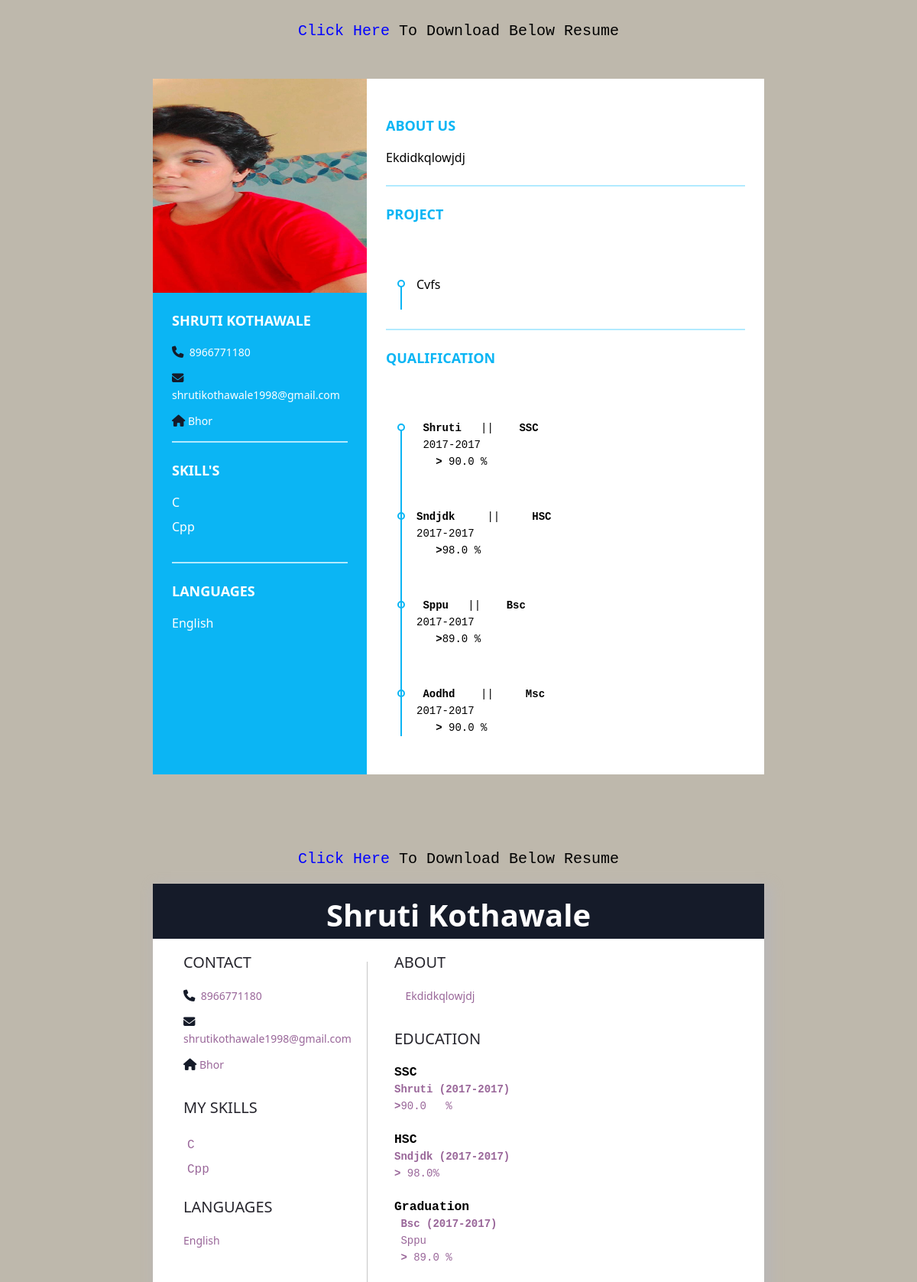
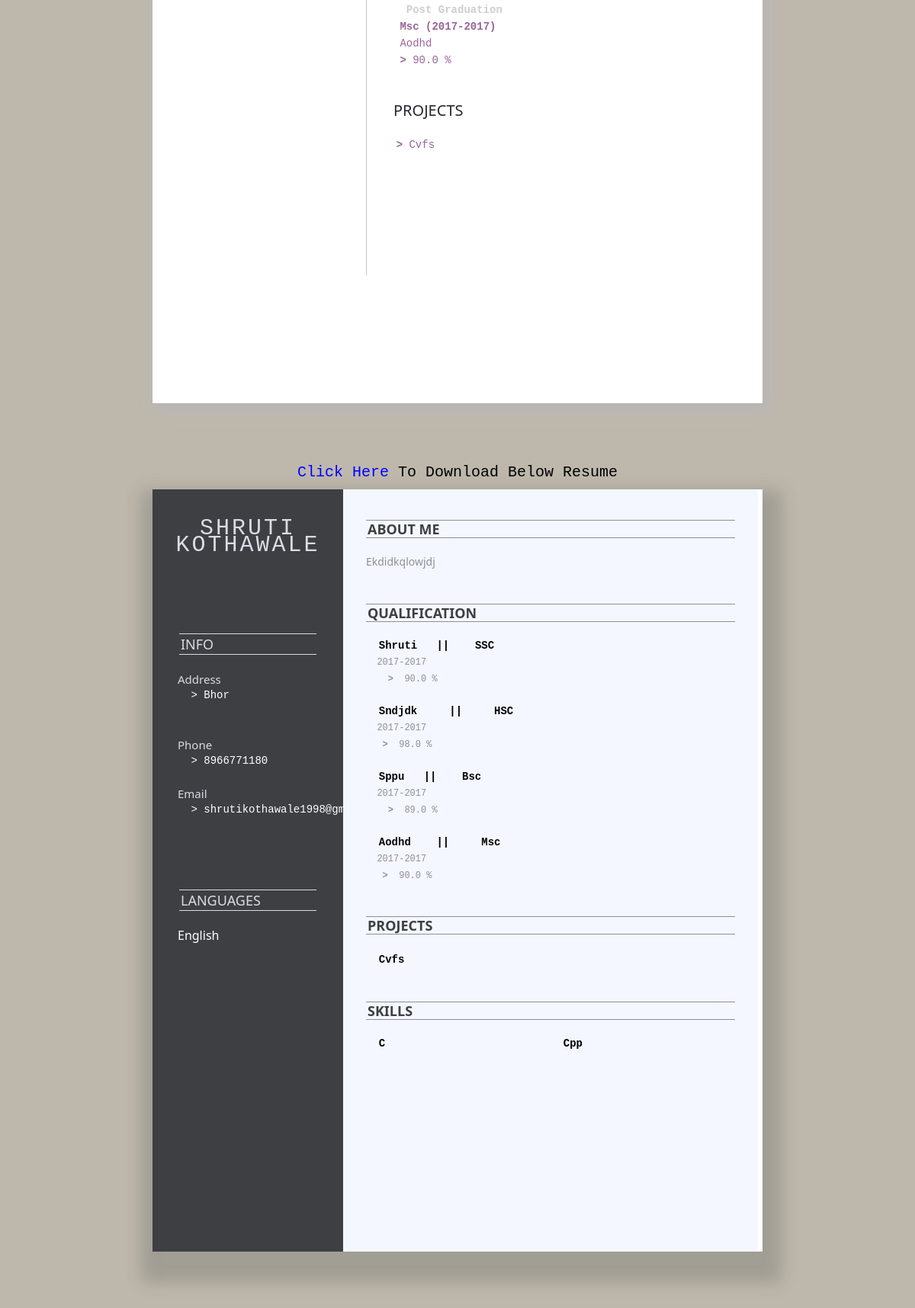
The app's page /Shruti Kothawale (upper part) with its own data (2 pictures, top to bottom).
### models.py (models this page shows, shortened)
class User(Base):
    __tablename__ = 'user'
    id = Column(Integer, primary_key=True, autoincrement=True)
    chat_id = Column(Integer, nullable=False, unique=True)
    name = Column(String(255), nullable=False)
    gender = Column(String(255), nullable=False)
    email_id = Column(String(255), nullable=False, unique=True)
    phone_no = Column(Integer, nullable=False)
    address = Column(String(255), nullable=False)
    school_10th = Column(String(255), nullable=False)
    year_10th = Column(String(255), nullable=False)
    percent_10th = Column(Float, nullable=False)
    college_12th = Column(String(255), nullable=False)
    year_12th = Column(String(255), nullable=False)
    percent_12th = Column(Float, nullable=False)
    diploma_university_name = Column(String(255), nullable=True)
    diploma_cource_name = Column(String(255), nullable=True)
    diploma_year = Column(String(255), nullable=True)
    diploma_percent = Column(Float, nullable=True)
    graduation_university_name = Column(String(255), nullable=False)
    graduation_cource_name = Column(String(255), nullable=False)
    graduation_year = Column(String(255), nullable=False)
    graduation_percent = Column(Float, nullable=True)
    post_graduation_university_name = Column(String(255), nullable=False)
    post_graduation_cource_name = Column(String(255), nullable=False)
    post_graduation_year = Column(String(255), nullable=False)
    post_graduation_percent = Column(Float, nullable=True)
    lang_link = Column(String(255), nullable=False)
    technical_skills = Column(String(255), nullable=False)
    project = Column(String(255), nullable=False)
    about = Column(String(255), nullable=False)
    record_workphoto = Column(Text, nullable=False)
    created_at = Column(DateTime, nullable=False, default=datetime.utcnow())
    updated_at = Column(DateTime, nullable=True, default=datetime.utcnow())
    @classmethod
    def get_user_by_username(cls, session, user_name):
        return session.query(cls).filter(cls.name == user_name).first()

### app.py (the view)
@app.route('/<user_name>')
def profile(user_name):
    user_name = user_name.replace('-', ' ')
    user_name = user_name.title()
    with Session() as session:
        user = User.get_user_by_username(session=session, user_name=user_name)
        if user:
            if user_name == user.name:
                return render_template('Resume.html', detail=user)
        return "User not found!"

### templates/Resume.html (shortened to what this page needs)
<!DOCTYPE html>
<html lang="en">
<head>
  <link rel="stylesheet" href="{{ url_for('static', filename='css/style1.css') }}">
</head>
<body>
  <center style="margin-top: 30px; margin-bottom:10spx"> <span style="font-size:20px; "><a id="download"
        style="color:blue; cursor:pointer">Click Here</a> To Download Below Resume</span></center>
  <div class="resume" id="template1">
    <div class="resume_left">
      <div class="resume_profile">
        {% set photo = detail.record_workphoto %}
        {% if photo %}
        <img src='{{ photo }}'>
        {% endif %}
      </div>
      <div class="resume_content">
        <div class="resume_item resume_info">
          <div class="title">
            <p class="bold"> {{ detail.name }} </p>
          </div>
          <ul>
            <li>
              <div class="data">
                <p class="p3" style="color: white"><i class="fa fa-phone"></i>&nbsp; {{ detail.phone_no }}</p><br />
                <p class="p3" style="color: white"><i class="fa fa-envelope"></i>&nbsp; {{ detail.email_id }}</p><br />
                <p class="p3" style="color: white"><i class="fa fa-home"></i>&nbsp;{{ detail.address }}</p>
              </div>
            </li>
          </ul>
        </div>
        <div class="resume_item resume_skills">
          <div class="title">
            <p class="bold">skill's</p>
          </div>
          {% for skills in detail.technical_skills.split(',') %}
          <ul>
            <li>
              <div class="data">
                <p class="semi-bold" style="color: white">{{ skills }}</p>
              </div>
            </li>
          </ul>
          {% endfor %}
        </div>
        <div class="resume_item resume_social">
          <div class="title">
            <p class="bold">Languages</p>
          </div>
          {% for language in detail.lang_link.split(',') %}
          <ul>
            <li>
              <div class="data">
                <p class="p3" style="color: white; font-size: 16px">{{ language }}</p><br />
              </div>
            </li>
          </ul>
          {% endfor %}
        </div>
      </div>
    </div>
    <div class="resume_right">
      <div class="resume_item resume_about">
        <div class="title">
          <p class="bold">About us</p>
        </div>
        <p class="semi-bold">{{ detail.about }}</p>
      </div>
      <div class="resume_item resume_work">
        <div class="title">
          <p class="bold">Project</p>
        </div>
        {% for proj in detail.project.split(',') %}
        <ul>
          <li>
            <div class="info">
              <p class="semi-bold">{{ proj }} </p>
              <br>
            </div>
          </li>
        </ul>
        {% endfor %}
      </div>
      <div class="resume_item resume_education">
        <div class="title">
          <p class="bold">Qualification</p>
        </div>
        <ul>
          <li>
            <div class="info">
              <pre><b> {{ detail.school_10th }}</b>   ||    <b>SSC</b></pre>
              <pre> {{ detail.year_10th }}</pre>
              <pre>   <b>></b> {{ detail.percent_10th }} %</pre>
            </div>
          </li>
          <li>
            <div class="info">
              <pre><b>{{ detail.college_12th }} </b>    ||    <b> HSC </b></pre>
              <pre>{{ detail.year_12th }}</pre>
              <pre>   <b>></b>{{ detail.percent_12th }} %</pre>
            </div>
          </li>
          <li>
            <div class="info">
              <pre><b> {{ detail.graduation_university_name}}</b>   ||   <b> {{ detail.graduation_cource_name }}</b></pre>
              <pre>{{ detail.graduation_year }}</pre>
              <pre>   <b>></b>{{ detail.graduation_percent }} %</pre>
            </div>
          </li>
          <li>
            <div class="info">
              <pre><b> {{ detail.post_graduation_university_name}}</b>    ||    <b> {{ detail.post_graduation_cource_name }}</b></pre>
              <pre>{{ detail.post_graduation_year }}</pre>
              <pre>   <b>></b> {{ detail.post_graduation_percent }} %</pre>
            </div>
          </li>
        </ul>
      </div>
    </div>
  </div>
  <center style="margin-top: 30px;margin-bottom: 10px"> <span style="font-size:20px;"><a id="download1"
        style="color:blue; cursor:pointer">Click Here</a> To Download Below Resume</span></center>
  <div class="main" id="template2">
    <div class="top-section">
      <p class="p1">{{ detail.name }} </p>
    </div>
    <div class="col-div-4">
      <div class="content-box" style="padding-left: 40px;">
        <p class="head">Contact</p><br />
        <p class="p3">
          <i class="fa fa-phone"></i>
          &nbsp;{{ detail.phone_no }}
        </p><br />
        <p class="p3"><i class="fa fa-envelope"></i> {{ detail.email_id }}</p><br />
        <p class="p3"><i class="fa fa-home"></i>&nbsp;{{ detail.address }}</p><br />
        <br />
        <p class="head">My Skills</p><br />
        {% for skills in detail.technical_skills.split(',') %}
        <ul class="skills">
          <li><span>{{skills}}</span></li>
        </ul>
        {% endfor %}
        <br />
        <p class="head"> Languages</p><br />
        {% for language in detail.lang_link.split(',') %}
        <p class="p3">{{language}}</p><br />
        {% endfor %}
      </div>
    </div>
    <div class="line"></div>
    <div class="col-div-8">
      <div class="content-box">
        <p class="head">About</p>
        <p class="p3" style="font-size:14px;">
          <br />
          &nbsp;&nbsp;&nbsp;&nbsp;{{ detail.about }}
        </p>
        <br><br>
        <p class="head">Education</p><br />
        <p>
        <h3><b>SSC</b></h3>
        </p>
        <pre class="p-4"><b>{{ detail.school_10th }} ({{ detail.year_10th }})</b></pre>
        <pre class="p-4"><b>></b>{{ detail.percent_10th }}   %</pre>
        <br />
        <p>
        <h3><b>HSC</b></h3>
        </p>
        <pre class="p-4"><b>{{ detail.college_12th }} ({{ detail.year_12th }})</b></pre>
        <pre class="p-4"><b>></b> {{ detail.percent_12th }}%</pre>
        <br />
        <p>
        <h3><b>Graduation</b></h3>
        </p>
        <pre class="p-4"><b> {{ detail.graduation_cource_name }} ({{ detail.graduation_year }}) </b></pre>
        <pre class="p-4"> {{ detail.graduation_university_name}} </pre>
        <pre class="p-4"> <b>></b> {{ detail.graduation_percent }} %</pre>
        <br />
        <p><b>&nbsp;&nbsp;Post Graduation</b></p>
        <pre class="p-4"><b> {{ detail.post_graduation_cource_name}} ({{ detail.post_graduation_year }})</b></pre>
        <pre class="p-4"> {{ detail.post_graduation_university_name}} </pre>
        <pre class="p-4"> <b>></b> {{ detail.post_graduation_percent }} %</pre>
        <br><br>
        <p class="head">Projects</p><br />
        {% for proj in detail.project.split(',') %}
        <p class="skills">&nbsp;<span class="p-4"><b>></b> {{ proj }}</span></p><br>
        {% endfor %}
      </div>
    </div>
  </div>
  <center style="margin-top: 80px;margin-bottom: 10px"> <span style="font-size:20px; "><a id="download2"
        style="color:blue; cursor:pointer">Click Here</a> To Download Below Resume</span></center>
  <div class="resume-box" id="template3">
    <div class="left-section">
        {% set photo = detail.record_workphoto %}
      <h2 class="name">{{ detail.name }} </h2>
      <div class="info">
        <br><br>
        <p class="heading">Info</p>
        <p class="p11">Address
        <pre class="details">      > {{ detail.address }}</pre>
        </p><br>
        <p class="p11">Phone
        <pre class="details">      > {{ detail.phone_no }}</pre>
        </p>
        <p class="p11">Email
        <pre class="details">      > {{ detail.email_id }}</pre>
        </p>
      </div>
      <br><br>
      <div class="info">
        <p class="heading">Languages</p>
        {% for language in detail.lang_link.split(',') %}
        <ul>
          <li>
            <p class="p11" style="color: white; font-size: 16px">{{ language }}</p><br />
          </li>
        </ul>
        {% endfor %}
      </div>
    </div>
    <div class="right-section">
      <div class="right-heading">
        <p class="p22">About Me</p>
      </div>
      <p class="p33">{{ detail.about }}</p>
      <br><br>
      <div class="right-heading">
        <p class="p22">Qualification</p>
      </div>
      <div class="lr-box">
        <div class="left">
          <pre class="p44"><b>  {{ detail.school_10th }}</b>   ||    <b>SSC</b></pre>
          <pre class="p55">  {{ detail.year_10th }}</pre>
          <pre class="p55">    <b>></b>  {{ detail.percent_10th }} %</pre>
        </div>
      </div>
      <div class="lr-box">
        <div class="left">
          <pre class="p44"><b>  {{ detail.college_12th }} </b>    ||    <b> HSC </b></pre>
          <pre class="p55">  {{ detail.year_12th }}</pre>
          <pre class="p55">   <b>></b>  {{ detail.percent_12th }} %</pre>
        </div>
      </div>
      <div class="lr-box">
        <div class="left">
          <pre
            class="p44"><b>  {{ detail.graduation_university_name}}</b>   ||   <b> {{ detail.graduation_cource_name }}</b></pre>
          <pre class="p55">  {{ detail.graduation_year }}</pre>
          <pre class="p55">    <b>></b>  {{ detail.graduation_percent }} %</pre>
        </div>
      </div>
      <div class="lr-box">
        <div class="left">
          <pre
            class="p44"><b>  {{ detail.post_graduation_university_name}}</b>    ||    <b> {{ detail.post_graduation_cource_name }}</b></pre>
          <pre class="p55">  {{ detail.post_graduation_year }}</pre>
          <pre class="p55">   <b>></b>  {{ detail.post_graduation_percent }} %</pre>
        </div>
      </div>
      <br>
      <div class="right-heading">
        <p class="p22">PROJECTS</p>
        <br>
        {% for proj in detail.project.split(',') %}
        <pre class="p44">  {{ proj }} </pre>
        {% endfor %}
      </div>
      <br><br>
      <div class="left-heading">
        <p class="p22">SkillS</p>
      </div>
      {% for skills in detail.technical_skills.split(',') %}
      <ul>
        <li>
          <div class="s-box">
            <pre class="p-6"><b>  {{ skills }}</b></pre>
          </div>
        </li>
      </ul>
      {% endfor %}
    </div>
  </div>
          {% set photo = detail.record_workphoto %}
</body>
</html>

### records on screen
User: record_workphoto (picture), name "SHRUTI KOTHAWALE", phone_no "8966771180", email_id "shrutikothawale1998@gmail.com", address "Bhor", lang_link "English", about "Ekdidkqlowjdj", project "Cvfs", school_10th "Shruti", year_10th "2017-2017", percent_10th "90.0", college_12th "Sndjdk", year_12th "2017-2017", percent_12th "98.0", graduation_university_name "Sppu", graduation_cource_name "Bsc", graduation_year "2017-2017", graduation_percent "89.0", post_graduation_university_name "Aodhd", post_graduation_cource_name "Msc", post_graduation_year "2017-2017", post_graduation_percent "90.0", name "Shruti Kothawale"

### other values on screen
{{ skills }} "C" "Cpp"
